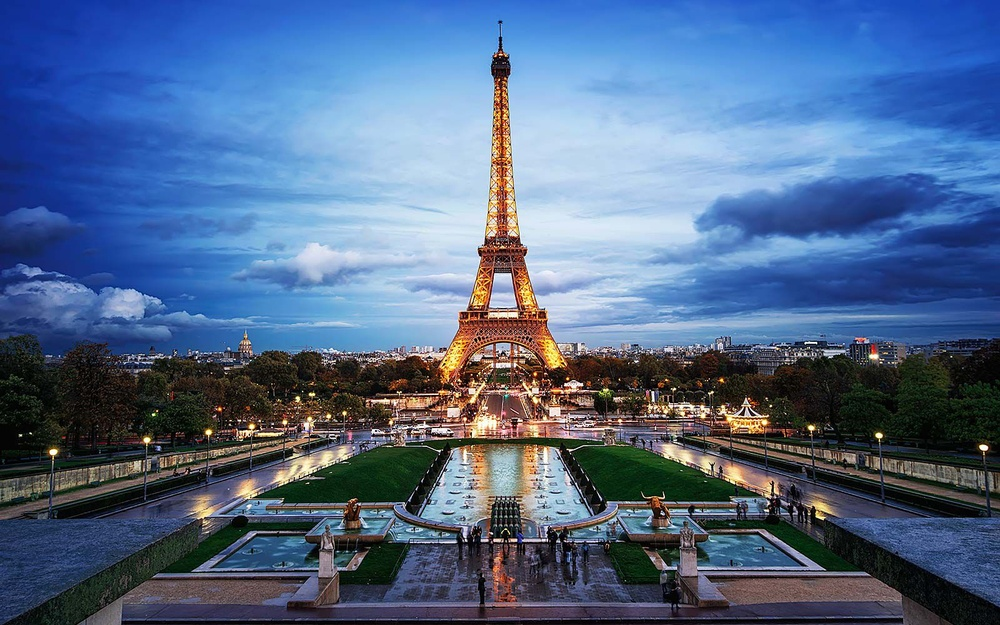
#> input picture LAB12/eiffeltower.jpg, 1000 x 625 px, shrunk from 1600 x 1000 before the run
$ jupyter execute Lab12.ipynb
#> lines starting #> are read from the running program, lines starting #| are printed output that depends on the picture
[cell 1]
import numpy as np
import matplotlib.pyplot as plt
from PIL import Image

Ejercicio 1. Cree un arreglo de 5x5 donde los números sean aleatorios del 1 al 10

[cell 2]
arr = np.random.randint(1,11,25)
arr = arr.reshape(5,5)
arr

Ejercicio 2. Muestre solo el canal azul de la figura

[cell 3]
pic = Image.open('eiffeltower.jpg')
#> pic is the input picture: PIL image 1000x625 RGB; mean R, G, B 81, 104.4, 139.1
pic_arr = np.asarray(pic)
plt.imshow(pic_arr)

[cell 4]
pic_blue = pic_arr.copy()
pic_blue[:,:,0] = 0
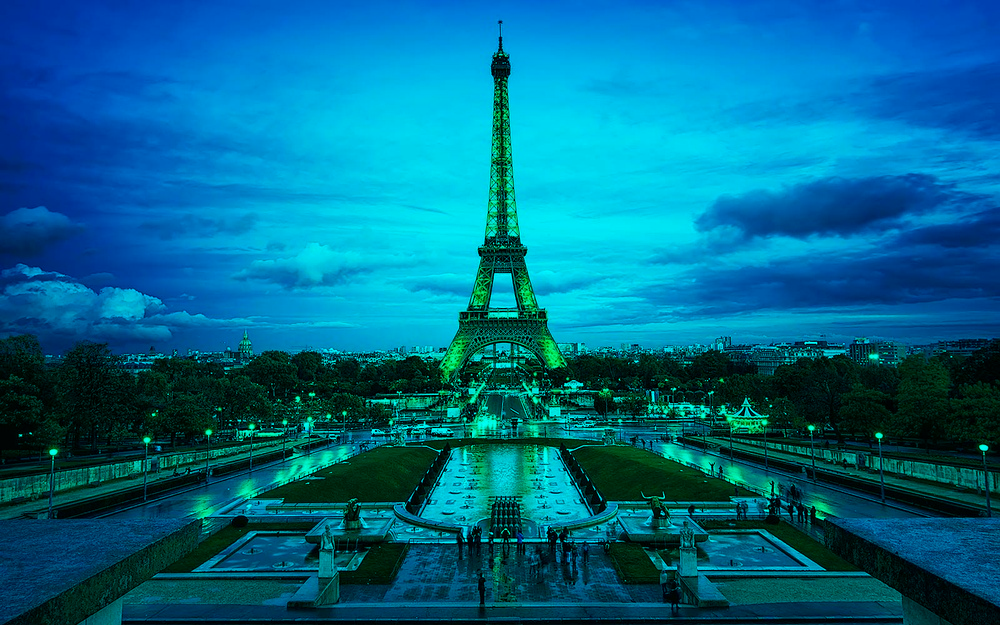
#> pic_blue: shape (625, 1000, 3); mean R, G, B 0, 104.4, 139.1
pic_blue[:,:,1] = 0
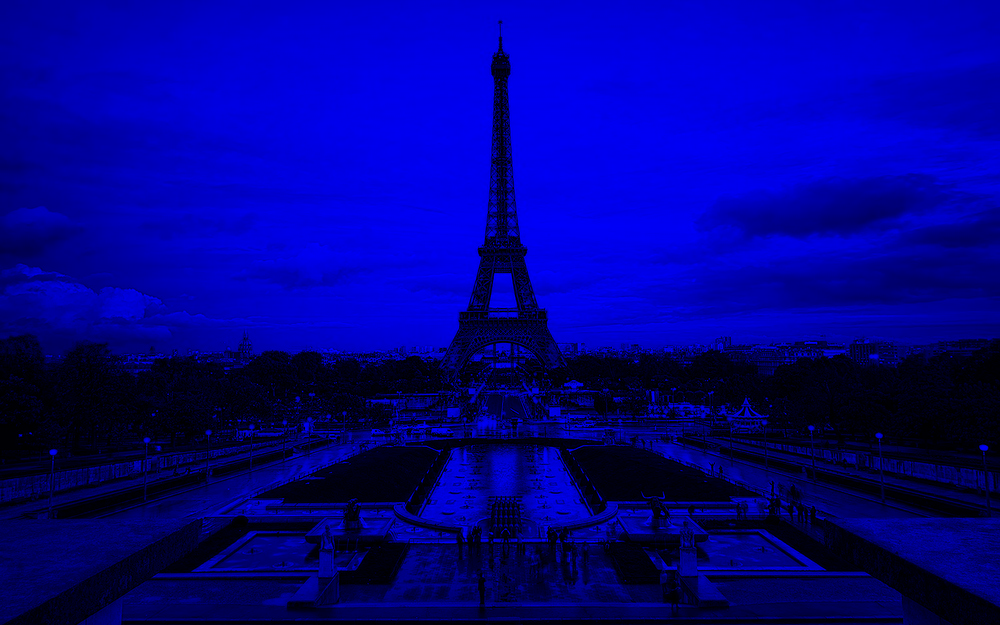
#> pic_blue: shape (625, 1000, 3); mean R, G, B 0, 0, 139.1
plt.imshow(pic_blue)

Ejercicio 3. Cambie la imagen a escala de grises

[cell 5]
plt.imshow(pic_arr[:,:,2], cmap='gray')
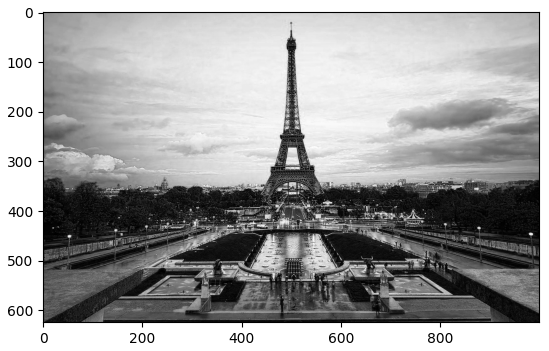
#> figure drawn by matplotlib, 1 panel

Ejercicio 4. Guarde una nueva imagen que contenga solo los canales rojo y verde

[cell 6]
import cv2
from google.colab.patches import cv2_imshow

[cell 7]
img_cv = cv2.imread('eiffeltower.jpg') # trabaja con canales BGR
img_rg = img_cv.copy()

img_rg[:,:,0] = 0  # aqui se anula el canal Blue
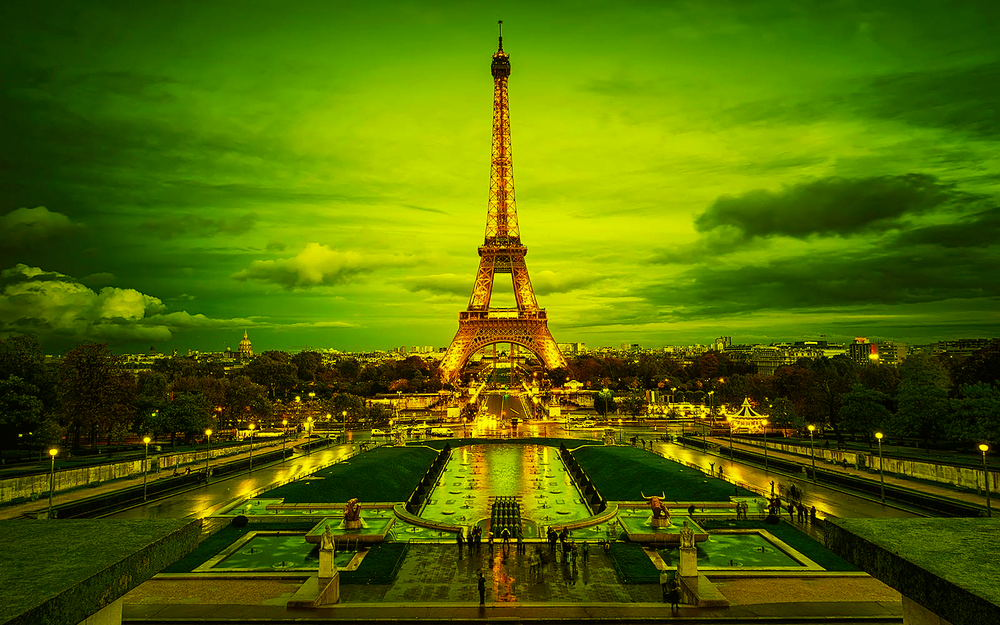
#> img_rg: shape (625, 1000, 3); mean B, G, R 0, 104.4, 81
cv2.imwrite('eiffelrg.png',img_rg)

cv2_imshow(img_rg) # visualizacion del resultado en rojo y verde
cv2.waitKey(0)
cv2.destroyAllWindows()

Ejercicio 5. Guarde una nueva imagen que muestre la imagen en escala de grises

[cell 8]
img_gris = cv2.imread('eiffeltower.jpg',0) # el segundo parámetro en cero anula los colores
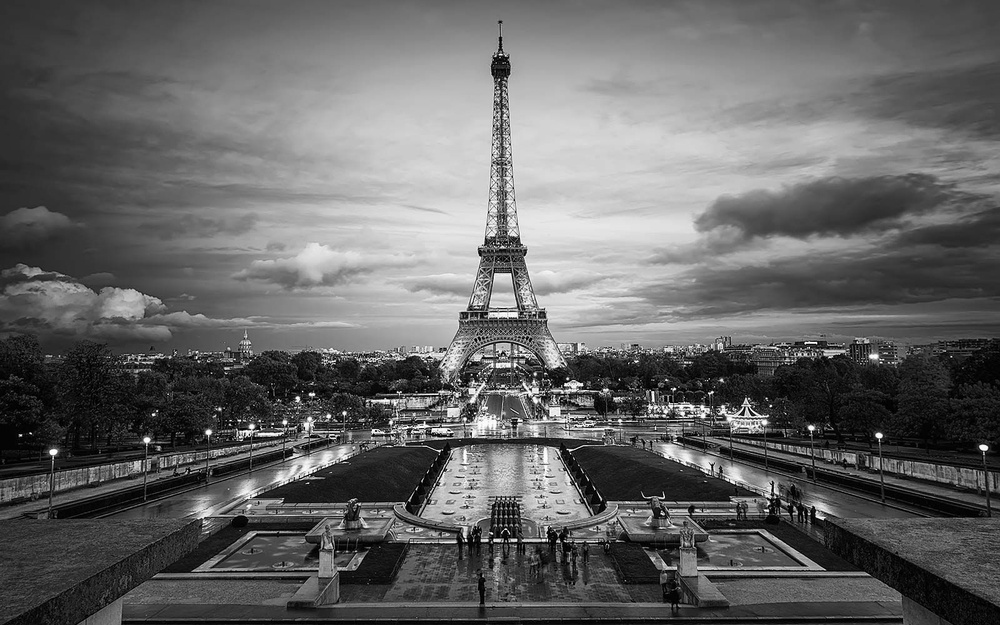
#> img_gris: shape (625, 1000); min 0, max 255, mean 101.3
cv2.imwrite('eiffelgris.png',img_gris)

cv2_imshow(img_gris) # visualización del resultado
cv2.waitKey(0)
cv2.destroyAllWindows()
